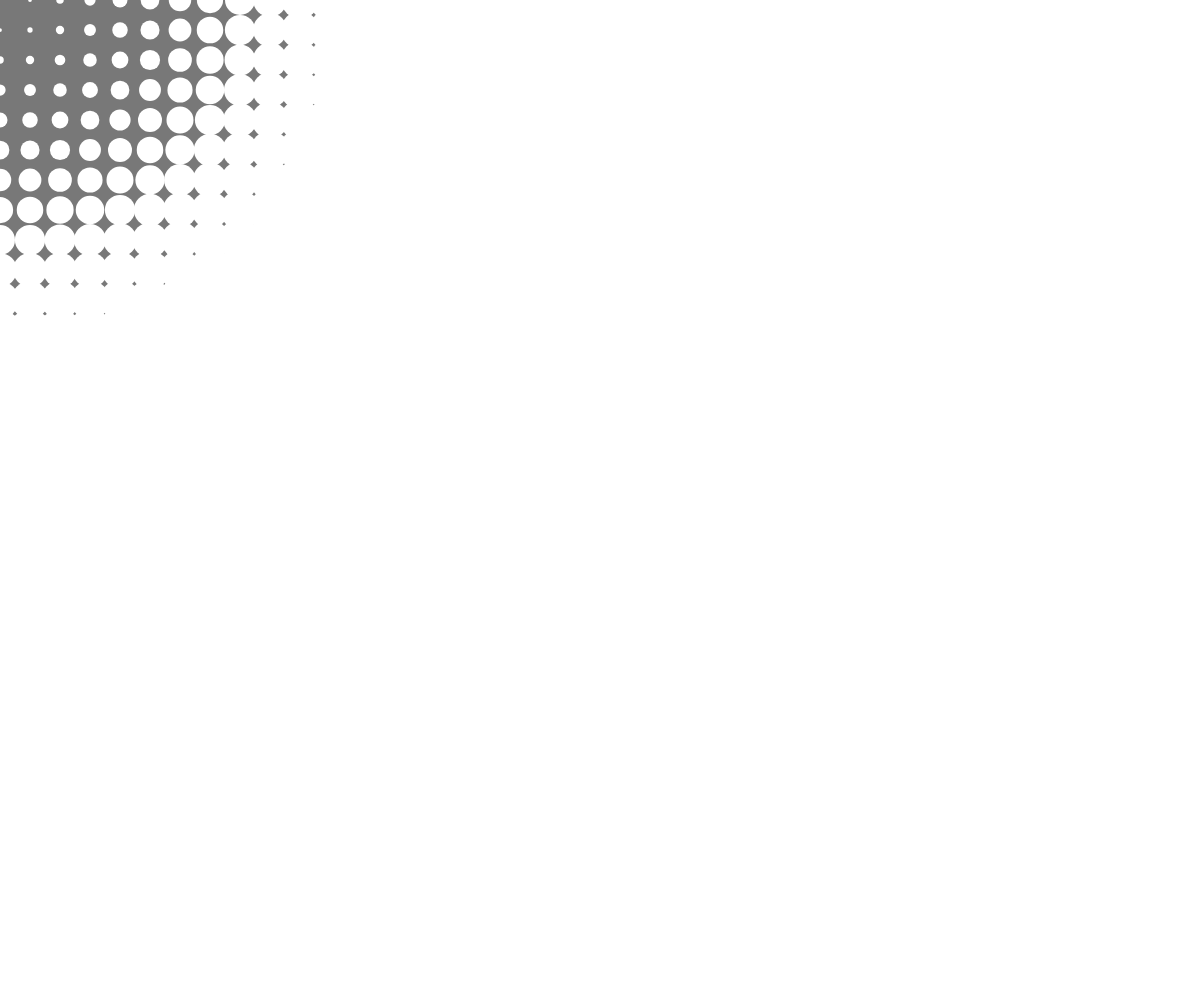
Frame 1 (no input)
Frame 60 (no input): identical to frame 1, image omitted
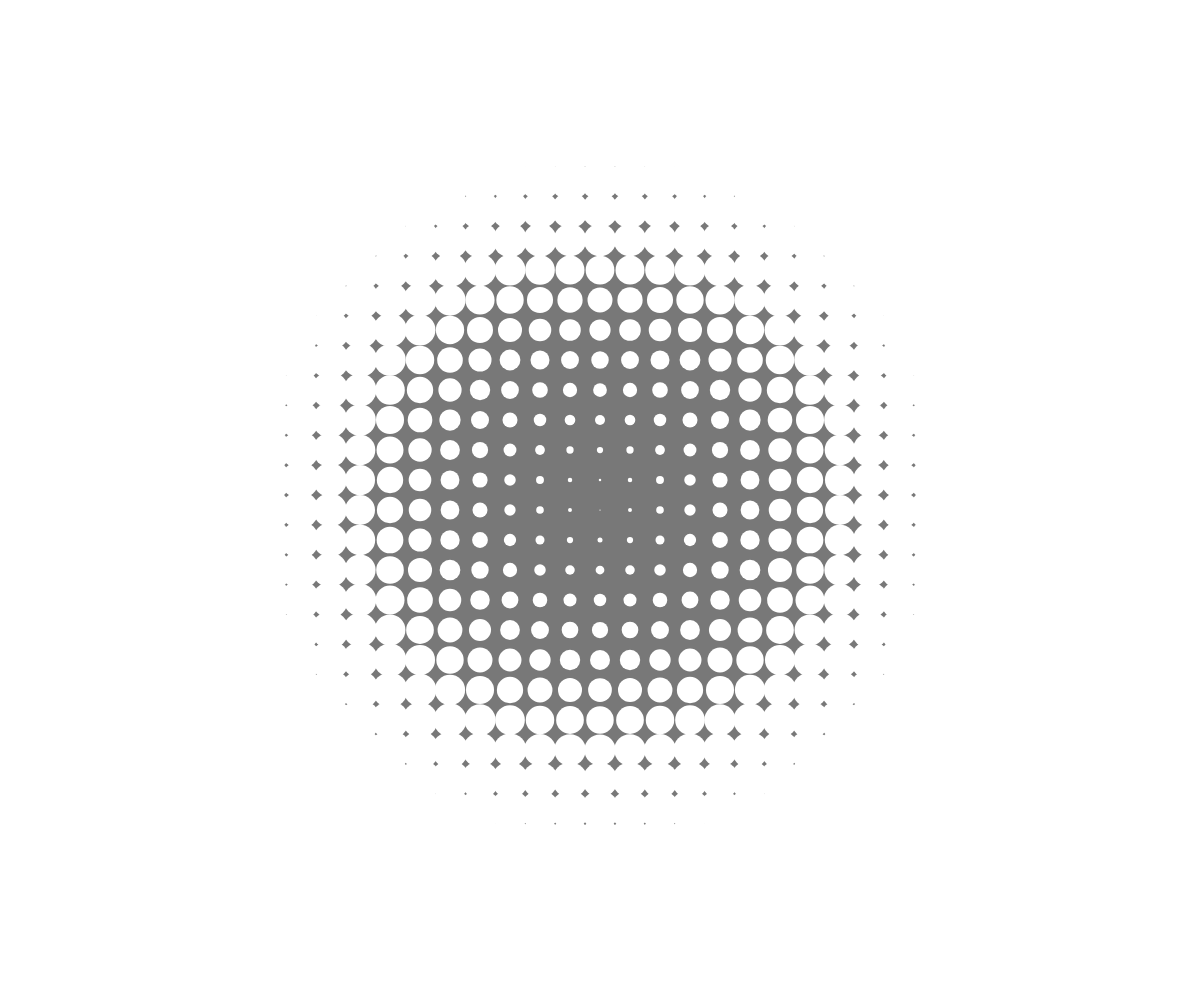
Frame 120 (the mouse pressed at the canvas centre since frame 60)

The p5.js sketch that drew these frames (run headless with seeded random() and noise() and a simulated clock; from frame 60 on, the mouse is pressed at the canvas centre):

// p5.js sketch
// ── sketch.js
// 最終課題を制作しよう

function setup(){
  createCanvas(windowWidth, windowHeight);
  noStroke();
}

function draw(){
  background(120);
  animation();
}

function animation() {
  const stride = 30;

  for (let x = 0; x <= width; x += stride) {
    for (let y = 0; y <= height; y += stride) {
      const d = dist(x, y, mouseX, mouseY);
      const size = d / 8;
      if(mouseX <= width / 2) {
        fill(255);
      } else {
        fill(0);
      }
      ellipse(x, y, size);
    }
  }
}
